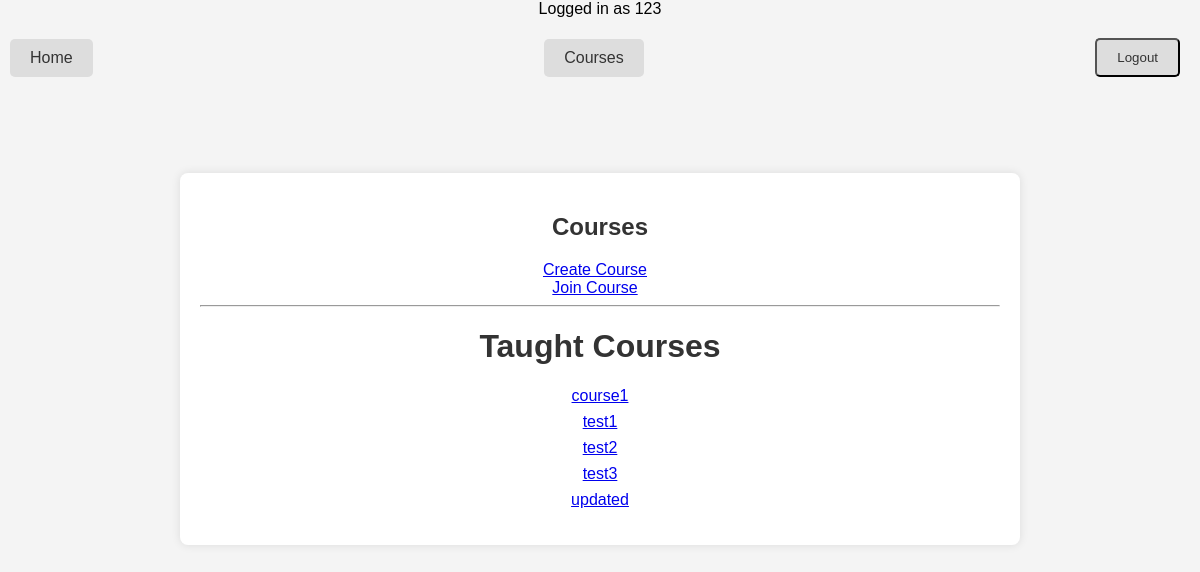
The app's page /courses/ (signed in) with its own data.
### users/models.py (models this page shows, shortened)
class CustomUser(AbstractBaseUser, PermissionsMixin):
    username = models.CharField(max_length=150, unique=True)
    USERNAME_FIELD = "username"
    email = models.EmailField(_("email address"))
    EMAIL_FIELD = "email"
    STATUS = (
        ('student', 'student'),
        ('teacher','teacher'),
        ('admin', 'admin'),
    )
    status = models.CharField(max_length=100, choices=STATUS, default='student')
    first_name = models.CharField(max_length=150)
    last_name = models.CharField(max_length=150)
    is_staff = models.BooleanField(default=False)
    is_active = models.BooleanField(default=True)
    description = models.TextField('Description', max_length=600, default='', blank=True)
    profile_picture = models.ImageField(upload_to='users/images', null=True, blank=True)
    REQUIRED_FIELDS = ['email', 'first_name', 'last_name']
    objects = CustomUserManager()

### main/models.py (models this page shows)
class Course(models.Model):
    name = models.CharField(max_length=100)
    join_code = models.CharField(max_length=100, unique=True)
    instructor = models.ForeignKey(CustomUser, on_delete=models.CASCADE, related_name="taught_courses")
    students = models.ManyToManyField(CustomUser, verbose_name=("Students"), related_name="courses", through="Enrollment")
    students_can_make_teams = models.BooleanField(default=False)

### main/views.py (the view)
# urls.py: path('courses/', views.courses, name='courses'),
@login_required
def courses(request):
    is_teacher = False
    if (request.user.status != 'student'):
        is_teacher = True
    enrolled_courses = Course.objects.filter(students=request.user)
    taught_courses = Course.objects.filter(instructor=request.user)
    return render(request, 'main/courses.html', {'is_teacher':is_teacher, 'enrolled_courses':enrolled_courses, 'taught_courses':taught_courses})

### main/templates/main/courses.html (shortened to what this page needs)
{% extends 'main/base.html' %}
{% block content %}
<div class="container">
    <h2>Courses</h2>
    {% if is_teacher %}
        <a href="{% url 'createcourse' %}" class="btn btn-primary">Create Course</a>
    {% endif %}
    <div class="mt-3">
        <a href="{% url 'joincourse' %}" class="btn btn-secondary">Join Course</a>
    </div>
    {% if is_teacher %}
    {%if taught_courses%}
    <hr>
        <div class="mt-4">
            <h1>Taught Courses</h1>
            <ul class="list-group">
                {% for course in taught_courses %}
                    <li class="list-group-item">
                        <a href="{% url 'coursehome' course.id %}">
                            {{ course.name }}
                        </a>
                    </li>
                {% endfor %}
            </ul>
        </div>
    {% endif %}
    {% endif %}
</div>
{% endblock %}

### main/templates/main/base.html (shortened to what this page needs)
<!DOCTYPE html>
<html lang="en">
<head>
</head>
<body>
    {% if user.is_authenticated %}
    <div class="user-info">
        Logged in as {{ user.username }}
    </div>
    <nav class="navbar">
        <a href="{% url 'home' %}" class="button">Home</a>
        <a href="{% url 'courses' %}" class="button">Courses</a>
        <form action="{% url 'logoutaccount' %}" method="POST">
            <button type="submit" class="button">Logout</button>
        </form>
    </nav>
    {% endif %}
    <br>
    <br>
    {% block content %} {% endblock %}
</body>
</html>

### main/templates/main/base.html (style rules this page uses)
body { font-family: Arial, sans-serif; margin: 0; padding: 0; text-align: center; }
.navbar { display: flex; justify-content: space-between; align-items: center; padding: 10px; background-color: #f4f4f4; }
.button { display: inline-block; padding: 10px 20px; margin-right: 10px; text-decoration: none; color: #333; background-color: #ddd; border-radius: 5px; transition: background-color 0.3s; }
.user-info { margin-bottom: 10px; }

### main/templates/main/courses.html (style rules this page uses)
body { font-family: 'Arial', sans-serif; background-color: #f4f4f4; text-align: center; margin: 0; padding: 0; }
.container { max-width: 800px; margin: 50px auto; background-color: #fff; padding: 20px; border-radius: 8px; box-shadow: 0 0 10px rgba(0, 0, 0, 0.1); }
h1, h2 { color: #333; }
a.btn { margin-right: 10px; }
ul.list-group { margin-top: 10px; }
ul { list-style: none; padding: 0; }
li { margin-bottom: 8px; }

### records on screen
CustomUser: username "123"
Course: name "course1"
Course: name "test1"
Course: name "test2"
Course: name "test3"
Course: name "updated"
